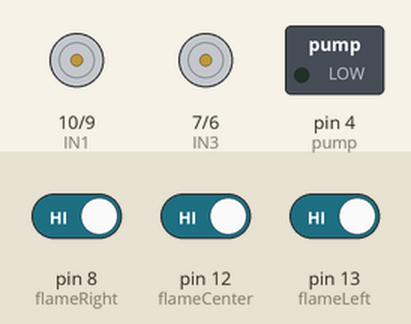
Recording of a sketch running on a simulated Arduino Uno, built with avr-gcc and run on an emulated ATmega328P. Parts: motor-driver pin pairs drawn as motors (green arrow = first pin HIGH = forward, orange = second pin HIGH = backward, longer = more drive, scaled by the enable pin), switched loads named in the sketch (green lamp = pin HIGH). The inputs (shaded band) are chosen by the test bench; at power-on: pin 8 (flameRight) HIGH, pin 12 (flameCenter) HIGH, pin 13 (flameLeft) HIGH.

Above: at 1.2 s.
1.3 s: pin 8 (flameRight) driven LOW
At 2.3 s:
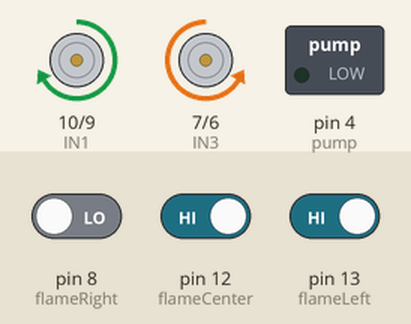
2.8 s: pin 12 (flameCenter) driven LOW
At 3.5 s:
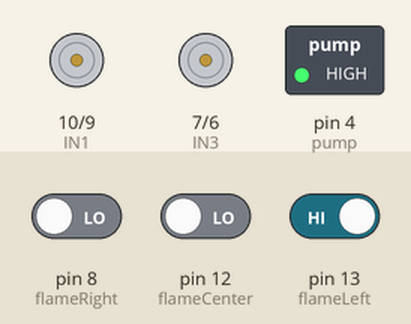
4.3 s: pin 12 (flameCenter) driven HIGH
At 4.6 s:
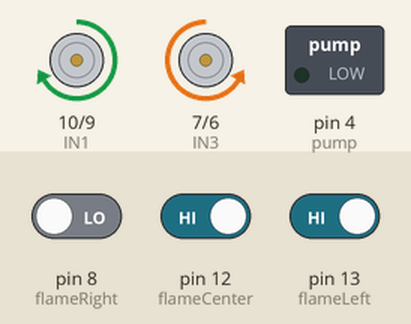
5.8 s: pin 13 (flameLeft) driven LOW
At 6.9 s:
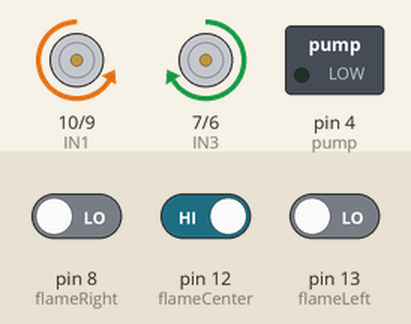
7.3 s: pin 13 (flameLeft) driven HIGH
At 8.1 s:
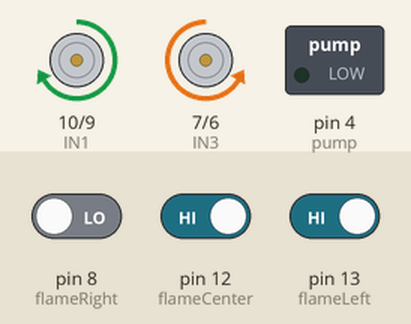
Timing chart, 0 to 9.8 s (numbered marks = the images above; inputs shaded):
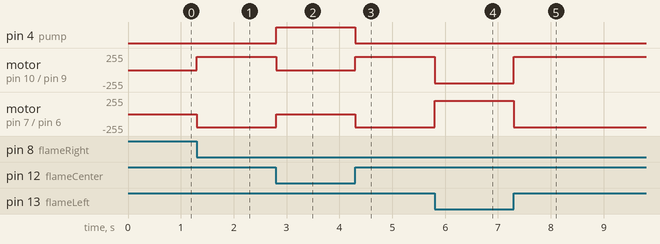

Measured:
- after the input at 1.3 s, motor on pin 10 (IN1) / pin 9 (IN2): stopped → forward 200/255 at once; motor on pin 7 (IN3) / pin 6 (IN4): stopped → backward 200/255 at once
- after the input at 2.8 s, pin 4 (pump): LOW → HIGH at once; motor on pin 10 (IN1) / pin 9 (IN2): forward 200/255 → stopped at once; motor on pin 7 (IN3) / pin 6 (IN4): backward 200/255 → stopped at once
- after the input at 4.3 s, pin 4 (pump): HIGH → LOW at once; motor on pin 10 (IN1) / pin 9 (IN2): stopped → forward 200/255 at once; motor on pin 7 (IN3) / pin 6 (IN4): stopped → backward 200/255 at once
- after the input at 5.8 s, motor on pin 10 (IN1) / pin 9 (IN2): forward 200/255 → backward 200/255 at once; motor on pin 7 (IN3) / pin 6 (IN4): backward 200/255 → forward 200/255 at once
- after the input at 7.3 s, motor on pin 10 (IN1) / pin 9 (IN2): backward 200/255 → forward 200/255 at once; motor on pin 7 (IN3) / pin 6 (IN4): forward 200/255 → backward 200/255 at once

The sketch:

FireFighter_Robot_3Sensor.ino
```cpp
// --- Motor Control Pins ---
const int ENA = 11; // Speed Left
const int IN1 = 10;
const int IN2 = 9;
const int IN3 = 7;
const int IN4 = 6;
const int ENB = 5;  // Speed Right

// --- Sensor Pins ---
const int flameLeft   = 13;
const int flameCenter = 12;
const int flameRight  = 8; // Adjusted from 12 to 8 to avoid conflict

// --- Pump Pin ---
const int pump = 4;

// Logic: Most sensors are LOW when they detect fire
int fire = LOW;

void setup() {
  pinMode(ENA, OUTPUT); pinMode(IN1, OUTPUT); pinMode(IN2, OUTPUT);
  pinMode(ENB, OUTPUT); pinMode(IN3, OUTPUT); pinMode(IN4, OUTPUT);
  pinMode(pump, OUTPUT);

  pinMode(flameLeft, INPUT);
  pinMode(flameCenter, INPUT);
  pinMode(flameRight, INPUT);

  // Set speed (0-255)
  analogWrite(ENA, 200);
  analogWrite(ENB, 200);
}

void loop() {
  int L = digitalRead(flameLeft);
  int C = digitalRead(flameCenter);
  int R = digitalRead(flameRight);

  if (C == fire) {
    // Fire is directly in front
    stopRobot();
    digitalWrite(pump, HIGH);
  }
  else if (L == fire) {
    // Fire is to the left
    digitalWrite(pump, LOW);
    turnLeft();
  }
  else if (R == fire) {
    // Fire is to the right
    digitalWrite(pump, LOW);
    turnRight();
  }
  else {
    // No fire detected
    stopRobot();
    digitalWrite(pump, LOW);
  }
}

void turnLeft() {
  digitalWrite(IN1, LOW);  digitalWrite(IN2, HIGH);
  digitalWrite(IN3, HIGH); digitalWrite(IN4, LOW);
}

void turnRight() {
  digitalWrite(IN1, HIGH); digitalWrite(IN2, LOW);
  digitalWrite(IN3, LOW);  digitalWrite(IN4, HIGH);
}

void stopRobot() {
  digitalWrite(IN1, LOW); digitalWrite(IN2, LOW);
  digitalWrite(IN3, LOW); digitalWrite(IN4, LOW);
}
```
